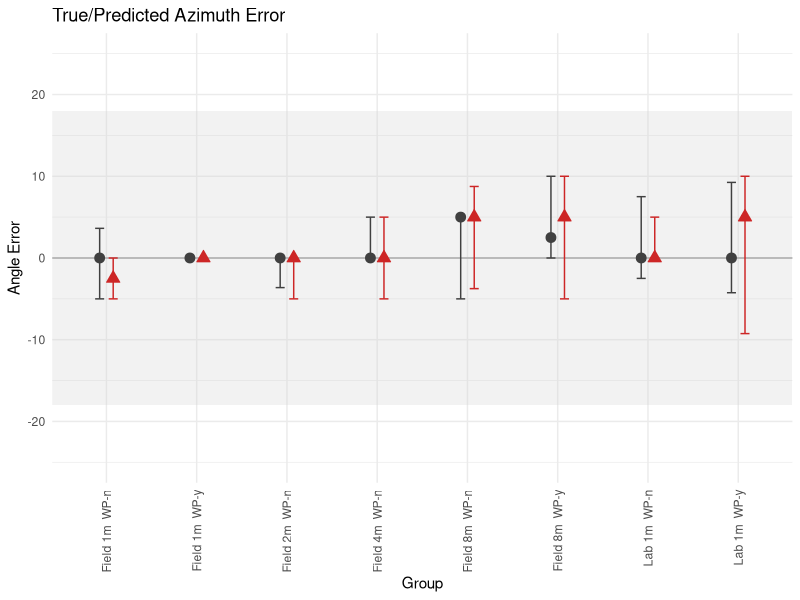
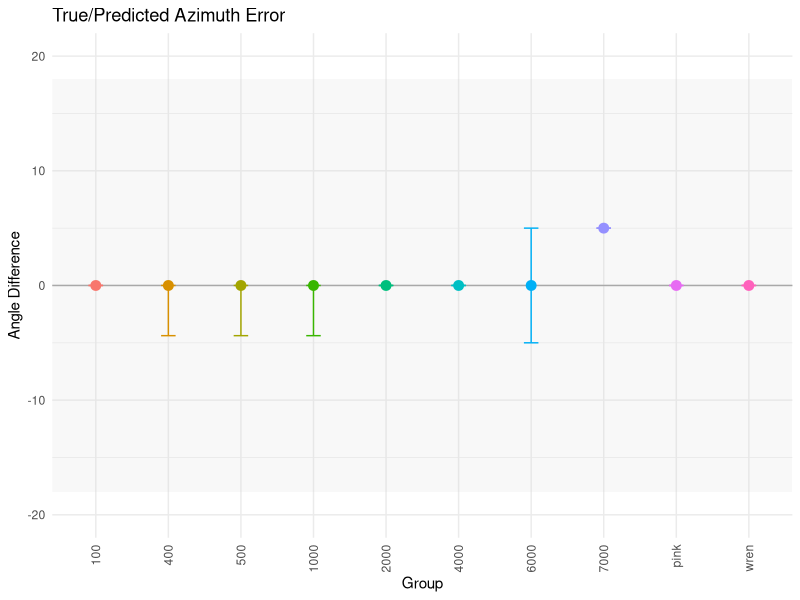
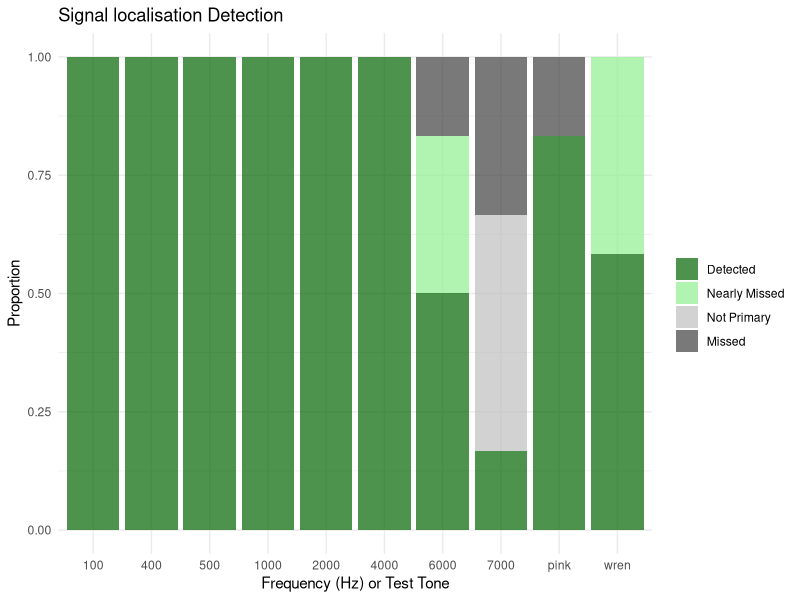

Reproduce these figures in R, in order. (Note: this script raises an error after producing the figures.)
########################################################################### .
# Scripts for Analysing the Localisation Accuracy 
#
# Starting from scratch - go to the retired code if you want to generate the old figures
#
# Becky Heath
# rh862@cam.ac.uk
#
# May 2023

##### Load Packages and set working directory #####

library(ggplot2)
library(dplyr)
library(tidyr)

setwd(dirname(rstudioapi::getActiveDocumentContext()$path))

###### Load in Data ########

# Load in true values: 
# Ignore this one for now, will need to experiment with detections, may need to relable
#data <- read.csv("Data/CompleteLabLocalisation/AllTests_LocalisationData_ALLDETECTIONSTESTS.csv")

# Just use this:
dataRaw <- read.csv("Data/CompleteLabLocalisation/AllTestsJustTrueValues.csv")

##### PRECISION CHARTS #####
# get rid of freq-deps for now:
data <- dataRaw[dataRaw$Trial != "freq-dep",]

# Create Coarse Labels
data <- data %>%
  mutate(Trial = case_when(
     Trial == "field" ~ "Field",
#    trial == "IndoorPre" ~ "Lab",
     Trial == "lab-pre" ~ "Lab",
    TRUE ~ Trial  # Keep the original value if no condition matches
  ))

# Collate label
data <- data %>%
  mutate(label = paste0(Trial, " ", distance.m, "m ", " WP-", WP.))

# Calculate median and IQR per group
data$distance.m <- as.factor(data$distance.m)
data$error <- as.numeric(data$error)

# get rid of the situations where a signal was not localised: 
data <- data[!is.na(data$error), ]

# ALL DATA (INSIDE AND OUT)
ggplot(data = data, aes(x = label, y = error)) +
  annotate('rect', ymin = -18, ymax = 18, xmin= -Inf, xmax = Inf, fill = "lightgray", alpha = 0.3)+
  geom_hline(yintercept = 0, color = "darkgray") +
  #geom_jitter(aes(shape = Test.tone), position = position_jitterdodge(0.2)  ,fill = "gray", color = "gray", size = 2, alpha = 0.5) +
  stat_summary(aes(color = Test.tone, shape = Test.tone, fill = Test.tone), fun = "median", geom = "point", size = 3, position = position_dodge(width = 0.3)) +
  stat_summary(aes(color = Test.tone), fun.data = "median_hilow", geom = "errorbar", width = 0.2, position = position_dodge(width = 0.3)) +
  labs(title = "True/Predicted Azimuth Error",
       x = "Group", y = "Angle Error") +
  scale_color_manual(values = c("grey25", "firebrick3")) +
  scale_shape_manual(values = c(21, 24)) +
  scale_fill_manual(values = c("grey25", "firebrick3")) +
  theme_minimal() +
  ylim(-25, 25) +
  theme(legend.position = "none") +
  theme(axis.text.x = element_text(angle = 90, hjust = 1, vjust = 0.5))



# Now the frequency-dependent trials
data <- dataRaw[dataRaw$Trial == "freq-dep",]
data$Test.tone <- as.factor(data$Test.tone)

setOrder <- c("100", "400", "500", "1000","2000", "4000", "6000", "7000", "pink", "wren")
data$Test.tone <- factor(data$Test.tone, levels = setOrder)


data$error <- as.numeric(data$error)
data$Aliaized.Azimuth <- as.numeric(data$Aliaized.Azimuth)

# get rid of the situations where a signal was not localised (FOR NOW): 
data <- data[!is.na(data$error), ]

ggplot(data = data, aes(x = Test.tone, y = error)) +
  annotate('rect', ymin = -18, ymax = 18, xmin= -Inf, xmax = Inf, fill = "lightgray", alpha = 0.15)+
  geom_hline(yintercept = 0, color = "darkgray") +
  #geom_jitter(aes(shape = Test.tone), position = position_jitterdodge(0.2)  ,fill = "gray", color = "gray", size = 2, alpha = 0.5) +
  stat_summary(aes(color = Test.tone, fill = Test.tone), fun = "median", geom = "point", size = 3) +
  stat_summary(aes(color = Test.tone), fun.data = "median_hilow", geom = "errorbar", width = 0.2) +
  labs(title = "True/Predicted Azimuth Error",
       x = "Group", y = "Angle Difference") +
  theme_minimal() +
  ylim(-20, 20) +
  theme(legend.position = "none") +
  theme(axis.text.x = element_text(angle = 90, hjust = 1, vjust = 0.5))


##### RECALL CHARTS #####

data <- dataRaw

#FreqDeps First: 
data <- dataRaw[dataRaw$Trial == "freq-dep",]

# Define the possible localisation? descriptors
possible_labels <- c("y", "d", "n", "m")

# Calculate the count and proportion of each label within each group
proportions <- data %>%
  group_by(Test.tone, localised.) %>%
  summarise(count = n()) %>%
  ungroup() %>%
  complete(Test.tone, localised. = possible_labels, fill = list(count = 0)) %>%
  group_by(Test.tone) %>%
  mutate(proportion = count / sum(count))

# Fill up missing variables: 
proportions <- proportions %>%
  group_by(Test.tone) %>%
  mutate(Test.tone = ifelse(is.na(Test.tone), max(Test.tone, na.rm = TRUE), Test.tone)) %>%
  ungroup()


setOrder <- c("y", "d", "n", "m")
proportions$localised. <- factor(proportions$localised., levels = setOrder)

# Set the order as before
setOrder <- c("100", "400", "500", "1000","2000", "4000", "6000", "7000", "pink", "wren")
proportions$Test.tone <- factor(proportions$Test.tone, levels = setOrder)


# Plot results! 
ggplot(data = proportions, aes(x=Test.tone, y= proportion, fill = localised.))+
  geom_col(alpha = 0.7, position = position_stack(reverse=TRUE))+
  scale_fill_manual(values = c("darkgreen","lightgreen","grey", "grey25"),
                    name = " ",
                    labels = c("Detected", "Nearly Missed","Not Primary", "Missed"))+
  labs(title = "Signal localisation Detection",
       x = "Frequency (Hz) or Test Tone", y = "Proportion") +
  theme_minimal()


# Now the others 

data <- dataRaw

#FreqDeps First: 
data <- dataRaw[dataRaw$Trial != "freq-dep",]

# Define the possible localisation? descriptors
possible_labels <- c("y", "d", "n", "m")


# Create Coarse Labels
data <- data %>%
  mutate(Trial = case_when(
    Trial == "field" ~ "Field",
    #    trial == "IndoorPre" ~ "Lab",
    Trial == "lab-pre" ~ "Lab",
    TRUE ~ Trial  # Keep the original value if no condition matches
  ))

# Collate label
data <- data %>%
  mutate(label = paste0(Trial, " ", distance.m, "m ", " WP-", WP.))




# Calculate the count and proportion of each label within each group
proportions <- data %>%
  group_by(label, localised.) %>%
  summarise(count = n()) %>%
  ungroup() %>%
  complete(label, localised. = possible_labels, fill = list(count = 0)) %>%
  group_by(label) %>%
  mutate(proportion = count / sum(count))

# Fill up missing variables: 
proportions <- proportions %>%
  group_by(label) %>%
  mutate(label = ifelse(is.na(label), max(label, na.rm = TRUE), label)) %>%
  ungroup()


setOrder <- c("y", "d", "n", "m")
proportions$localised. <- factor(proportions$localised., levels = setOrder)

# Set the order as before
setOrder <- c("100", "400", "500", "1000","2000", "4000", "6000", "7000", "pink", "wren")
proportions$Test.tone <- factor(proportions$Test.tone, levels = setOrder)


# Plot results! 
ggplot(data = proportions, aes(x=label, y= proportion, fill = localised.))+
  geom_col(alpha = 0.7, position = position_stack(reverse=TRUE))+
  scale_fill_manual(values = c("darkgreen","lightgreen","grey", "grey25"),
                    name = " ",
                    labels = c("Detected", "Nearly Missed","Not Primary", "Missed"))+
  labs(title = "Signal localisation Detection",
       x = "Test Label", y = "Proportion") +
  theme_minimal()+
  theme(axis.text.x = element_text(angle = 90, hjust = 1, vjust = 0.5))
